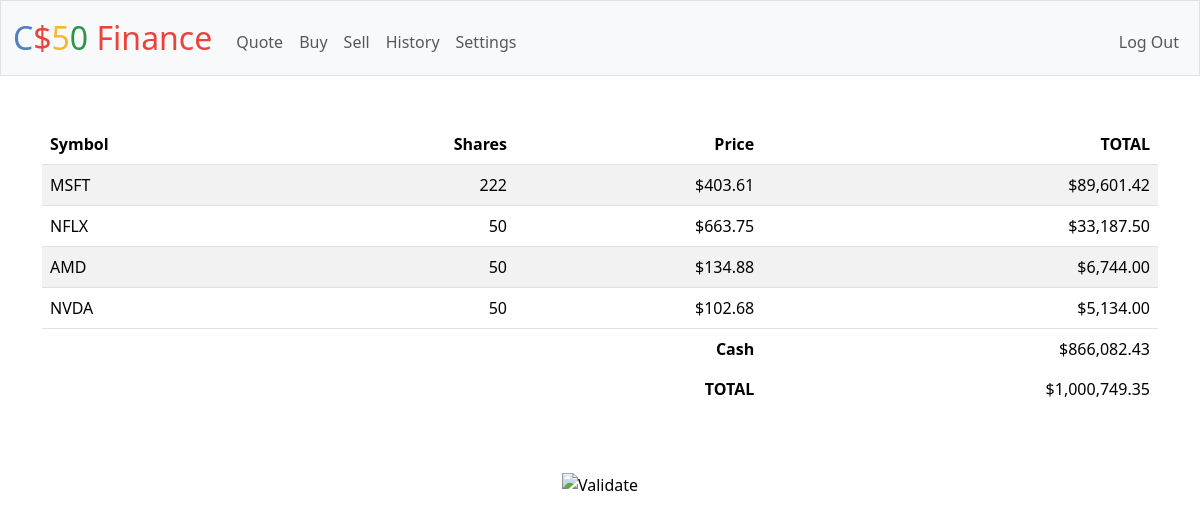
Page / (signed in) on the committed database.
### tables this page shows
CREATE TABLE wallet (
                    user_id INTEGER NOT NULL,
                    transaction_id INTEGER PRIMARY KEY AUTOINCREMENT,
                    symbol TEXT NOT NULL,
                    shares INTEGER NOT NULL,
                    price NUMERIC NOT NULL,
  total NUMERIC NOT NULL,
                    transacted TIMESTAMP NOT NULL DEFAULT CURRENT_TIMESTAMP,
                    FOREIGN KEY(user_id) REFERENCES users(id)
                );

CREATE TABLE users (id INTEGER PRIMARY KEY AUTOINCREMENT NOT NULL, username TEXT NOT NULL, hash TEXT NOT NULL, cash NUMERIC NOT NULL DEFAULT 10000.00);

### app.py (the view)
@app.route("/")
@login_required
def index():
    wallet = db.execute(
        "SELECT * FROM wallet WHERE user_id = ? ORDER BY total DESC", session["user_id"])
    wallet_total = db.execute("SELECT total FROM wallet WHERE user_id = ?", session["user_id"])
    user = db.execute("SELECT * FROM users WHERE id = ?", session["user_id"])
    cash = user[0]["cash"]
    total_cash = 0
    for stock in wallet_total:
        total_cash += stock["total"]
    return render_template("index.html", wallet=wallet, cash=cash, total_cash=total_cash)

### app.py (called while the page is built)
@app.after_request
def after_request(response):
    response.headers["Cache-Control"] = "no-cache, no-store, must-revalidate"
    response.headers["Expires"] = 0
    response.headers["Pragma"] = "no-cache"
    return response

### helpers.py (called while the page is built)
def login_required(f):
    @wraps(f)
    def decorated_function(*args, **kwargs):
        if session.get("user_id") is None:
            return redirect("/login")
        return f(*args, **kwargs)
    return decorated_function

def usd(value):
    return f"${value:,.2f}"

### templates/index.html
{% extends "layout.html" %}
{% block main %}
    <table class="table table-striped">
        <thead>
            <tr>
                <th class="text-start">Symbol</th>
                <th class="text-end">Shares</th>
                <th class="text-end">Price</th>
                <th class="text-end">TOTAL</th>
            </tr>
        </thead>
    <tbody>
        {% for row in wallet %}
            <tr>
                <td class="text-start">{{ row.symbol }}</td>
                <td class="text-end">{{ row.shares }}</td>
                <td class="text-end">{{ row.price | usd }}</td>
                <td class="text-end">{{ (row.total | round(2)) | usd }}</td>
             </tr>
        {% endfor %}
        </tbody>
        <tfoot>
            <tr>
                <td class="border-0 fw-bold text-end" colspan="3">Cash</td>
                <td class="border-0 text-end">{{ (cash | round(2)) | usd }}</td>
            </tr>
            <tr>
                <td class="border-0 fw-bold text-end" colspan="3">TOTAL</td>
                <td class="border-0 w-bold text-end">{{ ((total_cash + cash) | round(2)) | usd }}</td>
            </tr>
        </tfoot>
    </table>
{% endblock %}

### templates/layout.html (shortened to what this page needs)
<!DOCTYPE html>
<html lang="en">
    <head>
        <link href="https://cdn.jsdelivr.net/npm/bootstrap@5.3.3/dist/css/bootstrap.min.css" rel="stylesheet">
        <link href="/static/styles.css" rel="stylesheet">
    </head>
    <body>
        <nav class="bg-light border navbar navbar-expand-md navbar-light">
            <div class="container-fluid">
                <a class="navbar-brand" href="/"><span class="blue">C</span><span class="red">$</span><span class="yellow">5</span><span class="green">0</span> <span class="red">Finance</span></a>
                <div class="collapse navbar-collapse" id="navbar">
                    {% if session["user_id"] %}
                        <ul class="navbar-nav me-auto mt-2">
                            <li class="nav-item"><a class="nav-link" href="/quote">Quote</a></li>
                            <li class="nav-item"><a class="nav-link" href="/buy">Buy</a></li>
                            <li class="nav-item"><a class="nav-link" href="/sell">Sell</a></li>
                            <li class="nav-item"><a class="nav-link" href="/history">History</a></li>
                            <li class="nav-item"><a class="nav-link" href="/settings">Settings</a></li>
                        </ul>
                        <ul class="navbar-nav ms-auto mt-2">
                            <li class="nav-item"><a class="nav-link" href="/logout">Log Out</a></li>
                        </ul>
                    {% else %}
                        <ul class="navbar-nav ms-auto mt-2">
                            <li class="nav-item"><a class="nav-link" href="/register">Register</a></li>
                            <li class="nav-item"><a class="nav-link" href="/login">Log In</a></li>
                        </ul>
                    {% endif %}
                </div>
            </div>
        </nav>
        <main class="container py-5 text-center">
            {% block main %}{% endblock %}
        </main>
        <footer class="mb-5">
            <form action="https://validator.w3.org/check" class="text-center" enctype="multipart/form-data" method="post" target="_blank">
                <input alt="Validate" src="/static/I_heart_validator.png" type="image">
            </form>
        </footer>
    </body>
</html>

### static/styles.css (style rules this page uses)
nav .navbar-brand { font-size: xx-large; }
nav .navbar-brand .blue { color: #537fbe; }
nav .navbar-brand .red { color: #ea433b; }
nav .navbar-brand .yellow { color: #f5b82e; }
nav .navbar-brand .green { color: #2e944b; }

### rows in the picture
wallet: symbol "MSFT", shares "222", price "$403.61", total "$89,601.42"
wallet: symbol "NFLX", shares "50", price "$663.75", total "$33,187.50"
wallet: symbol "AMD", shares "50", price "$134.88", total "$6,744.00"
wallet: symbol "NVDA", shares "50", price "$102.68", total "$5,134.00"
users: cash "$866,082.43", ((total_cash+cash)|round(2))|usd "$1,000,749.35"
